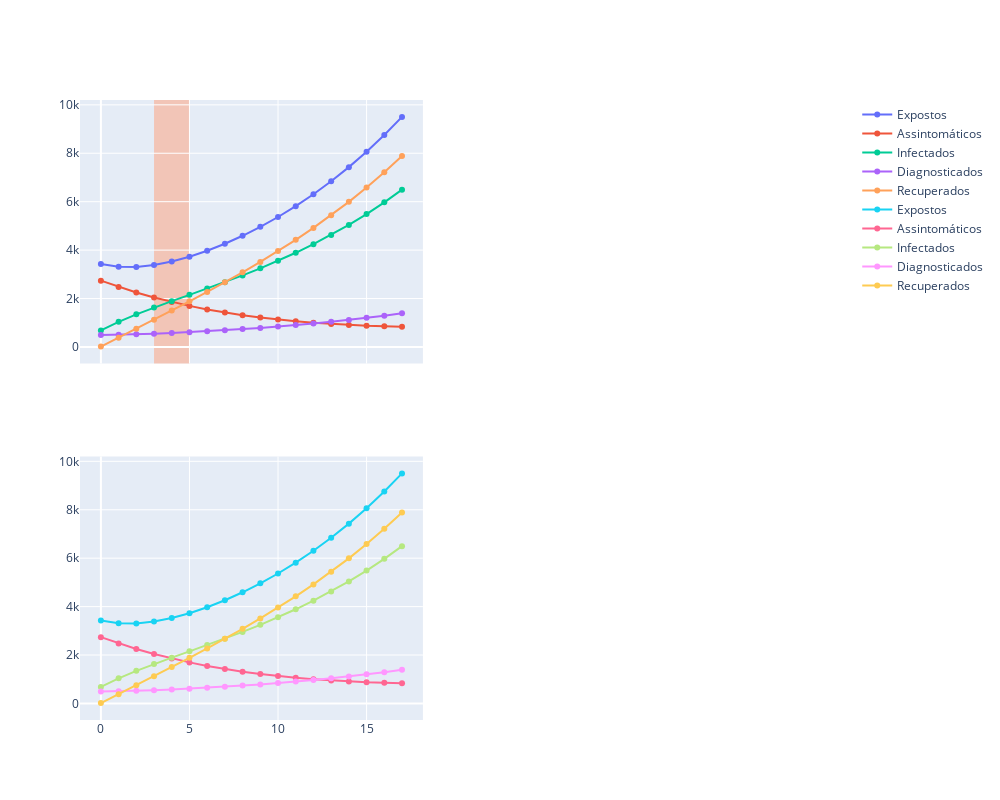

Here is the notebook cell this chart was saved with:
### Code cell
fig = make_subplots(rows=2, cols = 2, column_width = [1,1], row_width=[1,1], shared_xaxes= True)
for i in range(2,7):
    fig.add_trace(go.Scatter(
    x=np.arange(len(sol[i])),
    y=sol[i], name = keys[i]), row = 1, col = 1)
    
for i in range(2,7):
    fig.add_trace(go.Scatter(
    x=np.arange(len(sol[i])),
    y=sol[i], name = keys[i]), row = 2, col = 1)
    
fig.update_layout(
    shapes=[
        # 1st highlight during Feb 4 - Feb 6
        dict(
            type="rect",
            # x-reference is assigned to the x-values
            xref="x",
            # y-reference is assigned to the plot paper [0,1]
            yref="paper",
            x0=3,
            y0=0.575,
            x1=5,
            y1=1,
            fillcolor="LightSalmon",
            opacity=0.5,
            layer="below",
            line_width=0,
        )
    ]
)
fig.update_layout(height=800, width=1000)
fig.show()

### Figure 1 — Plotly figure (JSON) as saved in the notebook; plotly's stock layout.template omitted (floating-point values rounded to 4 significant figures)
{"data": [{"name": "Expostos", "type": "scatter", "x": [0, 1, 2, 3, 4, 5, 6, 7, 8, 9, 10, 11, 12, 13, 14, 15, 16, 17], "xaxis": "x", "y": [3423, 3310.0, 3304.0, 3383.0, 3528.0, 3727.0, 3973.0, 4263.0, 4592.0, 4960.0, 5367.0, 5816.0, 6308.0, 6844.0, 7427.0, 8061.0, 8751.0, 9500.0], "yaxis": "y"}, {"name": "Assintomáticos", "type": "scatter", "x": [0, 1, 2, 3, 4, 5, 6, 7, 8, 9, 10, 11, 12, 13, 14, 15, 16, 17], "xaxis": "x", "y": [2738.0, 2481.0, 2251.0, 2044.0, 1860.0, 1696.0, 1551.0, 1424.0, 1312.0, 1214.0, 1130.0, 1058.0, 997.7, 947.6, 907.1, 875.8, 853.2, 838.7], "yaxis": "y"}, {"name": "Infectados", "type": "scatter", "x": [0, 1, 2, 3, 4, 5, 6, 7, 8, 9, 10, 11, 12, 13, 14, 15, 16, 17], "xaxis": "x", "y": [684.6, 1038.0, 1347.0, 1628.0, 1892.0, 2151.0, 2411.0, 2677.0, 2954.0, 3247.0, 3558.0, 3889.0, 4244.0, 4628.0, 5042.0, 5489.0, 5972.0, 6496.0], "yaxis": "y"}, {"name": "Diagnosticados", "type": "scatter", "x": [0, 1, 2, 3, 4, 5, 6, 7, 8, 9, 10, 11, 12, 13, 14, 15, 16, 17], "xaxis": "x", "y": [489, 501.4, 520.9, 546.1, 576.2, 610.4, 648.5, 690.6, 736.8, 787.2, 842.1, 902.2, 967.7, 1039.0, 1117.0, 1201.0, 1294.0, 1394.0], "yaxis": "y"}, {"name": "Recuperados", "type": "scatter", "x": [0, 1, 2, 3, 4, 5, 6, 7, 8, 9, 10, 11, 12, 13, 14, 15, 16, 17], "xaxis": "x", "y": [16, 383.7, 753.6, 1126.0, 1503.0, 1885.0, 2274.0, 2673.0, 3085.0, 3512.0, 3958.0, 4426.0, 4918.0, 5439.0, 5992.0, 6582.0, 7212.0, 7886.0], "yaxis": "y"}, {"name": "Expostos", "type": "scatter", "x": [0, 1, 2, 3, 4, 5, 6, 7, 8, 9, 10, 11, 12, 13, 14, 15, 16, 17], "xaxis": "x3", "y": [3423, 3310.0, 3304.0, 3383.0, 3528.0, 3727.0, 3973.0, 4263.0, 4592.0, 4960.0, 5367.0, 5816.0, 6308.0, 6844.0, 7427.0, 8061.0, 8751.0, 9500.0], "yaxis": "y3"}, {"name": "Assintomáticos", "type": "scatter", "x": [0, 1, 2, 3, 4, 5, 6, 7, 8, 9, 10, 11, 12, 13, 14, 15, 16, 17], "xaxis": "x3", "y": [2738.0, 2481.0, 2251.0, 2044.0, 1860.0, 1696.0, 1551.0, 1424.0, 1312.0, 1214.0, 1130.0, 1058.0, 997.7, 947.6, 907.1, 875.8, 853.2, 838.7], "yaxis": "y3"}, {"name": "Infectados", "type": "scatter", "x": [0, 1, 2, 3, 4, 5, 6, 7, 8, 9, 10, 11, 12, 13, 14, 15, 16, 17], "xaxis": "x3", "y": [684.6, 1038.0, 1347.0, 1628.0, 1892.0, 2151.0, 2411.0, 2677.0, 2954.0, 3247.0, 3558.0, 3889.0, 4244.0, 4628.0, 5042.0, 5489.0, 5972.0, 6496.0], "yaxis": "y3"}, {"name": "Diagnosticados", "type": "scatter", "x": [0, 1, 2, 3, 4, 5, 6, 7, 8, 9, 10, 11, 12, 13, 14, 15, 16, 17], "xaxis": "x3", "y": [489, 501.4, 520.9, 546.1, 576.2, 610.4, 648.5, 690.6, 736.8, 787.2, 842.1, 902.2, 967.7, 1039.0, 1117.0, 1201.0, 1294.0, 1394.0], "yaxis": "y3"}, {"name": "Recuperados", "type": "scatter", "x": [0, 1, 2, 3, 4, 5, 6, 7, 8, 9, 10, 11, 12, 13, 14, 15, 16, 17], "xaxis": "x3", "y": [16, 383.7, 753.6, 1126.0, 1503.0, 1885.0, 2274.0, 2673.0, 3085.0, 3512.0, 3958.0, 4426.0, 4918.0, 5439.0, 5992.0, 6582.0, 7212.0, 7886.0], "yaxis": "y3"}], "layout": {"height": 800, "shapes": [{"fillcolor": "LightSalmon", "layer": "below", "line": {"width": 0}, "opacity": 0.5, "type": "rect", "x0": 3, "x1": 5, "xref": "x", "y0": 0.575, "y1": 1, "yref": "paper"}], "width": 1000, "xaxis": {"anchor": "y", "domain": [0, 0.45], "matches": "x3", "showticklabels": false}, "xaxis2": {"anchor": "y2", "domain": [0.55, 1], "matches": "x4", "showticklabels": false}, "xaxis3": {"anchor": "y3", "domain": [0, 0.45]}, "xaxis4": {"anchor": "y4", "domain": [0.55, 1]}, "yaxis": {"anchor": "x", "domain": [0.575, 1]}, "yaxis2": {"anchor": "x2", "domain": [0.575, 1]}, "yaxis3": {"anchor": "x3", "domain": [0, 0.425]}, "yaxis4": {"anchor": "x4", "domain": [0, 0.425]}}}
